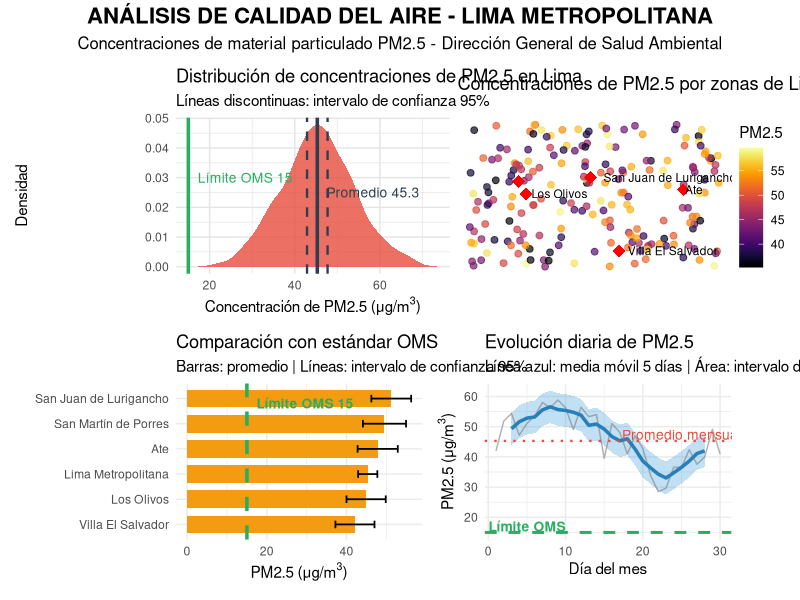

Here is the R script that generated this plot:
library(ggplot2)
library(dplyr)
library(patchwork)
library(viridis)
set.seed(123)
n_estaciones <- 50
promedio_pm25 <- 45.3
desviacion_pm25 <- 8.7
limite_oms <- 15

# --- a) INTERVALO DE CONFIANZA ---
error_tipico <- desviacion_pm25 / sqrt(n_estaciones)
z_95 <- 1.96
lim_inf <- promedio_pm25 - z_95 * error_tipico
lim_sup <- promedio_pm25 + z_95 * error_tipico

cat("RESULTADOS DEL ANÁLISIS DE PM2.5 EN LIMA\n")
cat("=========================================\n")
cat("Concentración promedio:", promedio_pm25, "μg/m³\n")
cat("Desviación estándar:", desviacion_pm25, "μg/m³\n")
cat("Intervalo de confianza 95%: [", round(lim_inf, 1), "-", round(lim_sup, 1), "] μg/m³\n")
cat("Límite OMS:", limite_oms, "μg/m³\n")
cat("Se supera", round(promedio_pm25/limite_oms, 1), "veces el límite recomendado\n\n")

# --- b) GRÁFICO DE DENSIDAD ---
# Generar datos simulados para la distribución
datos_simulados <- data.frame(
  pm25 = rnorm(1000, mean = promedio_pm25, sd = desviacion_pm25)
)

grafico_densidad <- ggplot(datos_simulados, aes(x = pm25)) +
  geom_density(fill = "#E74C3C", alpha = 0.8, color = NA) +
  geom_vline(xintercept = promedio_pm25, color = "#2C3E50", linewidth = 1.2, linetype = "solid") +
  geom_vline(xintercept = c(lim_inf, lim_sup), color = "#2C3E50", linewidth = 0.8, linetype = "dashed") +
  geom_vline(xintercept = limite_oms, color = "#27AE60", linewidth = 1.2, linetype = "solid") +
  annotate("text", x = promedio_pm25, y = 0.025, label = "Promedio 45.3", 
           color = "#2C3E50", hjust = -0.1, size = 3.5) +
  annotate("text", x = limite_oms, y = 0.03, label = "Límite OMS 15", 
           color = "#27AE60", hjust = -0.1, size = 3.5) +
  labs(title = "Distribución de concentraciones de PM2.5 en Lima",
       subtitle = "Líneas discontinuas: intervalo de confianza 95%",
       x = expression("Concentración de PM2.5 (μg/m"^3*")"),
       y = "Densidad") +
  theme_minimal() +
  theme(plot.background = element_rect(fill = "white", color = NA),
        panel.grid = element_line(color = "grey90"))
distritos <- c("San Juan de Lurigancho", "Ate", "Villa El Salvador", 
               "Los Olivos", "San Martín de Porres")

# Crear datos simulados para los distritos
datos_distritos <- data.frame(
  distrito = factor(distritos, levels = distritos),
  concentracion = c(51.2, 47.8, 42.1, 44.9, 49.5),
  lat = c(-12.03, -12.06, -12.21, -12.07, -12.04),
  lon = c(-76.98, -76.85, -76.94, -77.07, -77.08)
)

# Simular puntos de monitoreo en el mapa
puntos_mapa <- data.frame(
  lat = runif(200, -12.25, -11.90),
  lon = runif(200, -77.15, -76.80),
  valor = runif(200, 35, 60)
)

mapa_calor <- ggplot() +
  geom_point(data = puntos_mapa, aes(x = lon, y = lat, color = valor), size = 2, alpha = 0.7) +
  scale_color_viridis(option = "inferno", name = "PM2.5") +
  geom_point(data = datos_distritos, aes(x = lon, y = lat), 
             color = "red", size = 4, shape = 18) +
  geom_text(data = datos_distritos, aes(x = lon, y = lat, label = distrito),
            color = "black", size = 3, hjust = -0.1, check_overlap = TRUE) +
  labs(title = "Concentraciones de PM2.5 por zonas de Lima",
       x = "Longitud", y = "Latitud") +
  theme_void() +
  theme(plot.background = element_rect(fill = "white", color = NA))

# --- d) COMPARACIÓN CON LÍMITE OMS ---
datos_comparacion <- data.frame(
  zona = c("Lima Metropolitana", distritos),
  media = c(promedio_pm25, datos_distritos$concentracion),
  n = c(50, 8, 7, 9, 8, 8),
  desv = c(8.7, 7.2, 6.8, 7.5, 7.1, 7.8)
) %>%
  mutate(
    error = desv / sqrt(n),
    lim_inf_zona = media - 1.96 * error,
    lim_sup_zona = media + 1.96 * error,
    supera_limite = media > limite_oms
  )

grafico_barras <- ggplot(datos_comparacion, aes(x = media, y = reorder(zona, media))) +
  geom_col(aes(fill = supera_limite), width = 0.7) +
  geom_errorbarh(aes(xmin = lim_inf_zona, xmax = lim_sup_zona), 
                 height = 0.3, color = "black", linewidth = 0.6) +
  geom_vline(xintercept = limite_oms, color = "#27AE60", linewidth = 1.2, linetype = "dashed") +
  annotate("text", x = limite_oms, y = 5.8, label = "Límite OMS 15", 
           color = "#27AE60", hjust = -0.1, size = 3.5, fontface = "bold") +
  scale_fill_manual(values = c("#F39C12", "#E74C3C")) +
  labs(title = "Comparación con estándar OMS",
       subtitle = "Barras: promedio | Líneas: intervalo de confianza 95%",
       x = expression("PM2.5 (μg/m"^3*")"),
       y = "") +
  theme_minimal() +
  theme(legend.position = "none",
        plot.background = element_rect(fill = "white", color = NA))

# --- e) SERIE TEMPORAL ---
# Generar datos diarios simulados
dias <- 1:30
set.seed(456)
datos_diarios <- data.frame(
  dia = dias,
  concentracion = 45.3 + 10 * sin(dias/30 * 2 * pi) + rnorm(30, 0, 4)
) %>%
  mutate(
    media_movil = zoo::rollmean(concentracion, k = 5, fill = NA),
    lim_inf_dia = media_movil - 1.96 * (desviacion_pm25/sqrt(10)),
    lim_sup_dia = media_movil + 1.96 * (desviacion_pm25/sqrt(10))
  )

serie_temporal <- ggplot(datos_diarios, aes(x = dia)) +
  geom_ribbon(aes(ymin = lim_inf_dia, ymax = lim_sup_dia), 
              fill = "#3498DB", alpha = 0.3) +
  geom_line(aes(y = concentracion), color = "gray50", alpha = 0.6, linewidth = 0.5) +
  geom_line(aes(y = media_movil), color = "#2980B9", linewidth = 1.2) +
  geom_hline(yintercept = limite_oms, color = "#27AE60", linewidth = 1, linetype = "dashed") +
  geom_hline(yintercept = promedio_pm25, color = "#E74C3C", linewidth = 0.8, linetype = "dotted") +
  annotate("text", x = 5, y = limite_oms + 2, label = "Límite OMS", 
           color = "#27AE60", size = 3.5, fontface = "bold") +
  annotate("text", x = 25, y = promedio_pm25 + 2, label = "Promedio mensual", 
           color = "#E74C3C", size = 3.5) +
  labs(title = "Evolución diaria de PM2.5",
       subtitle = "Línea azul: media móvil 5 días | Área: intervalo de confianza",
       x = "Día del mes",
       y = expression("PM2.5 (μg/m"^3*")")) +
  theme_minimal() +
  theme(plot.background = element_rect(fill = "white", color = NA))

cat("Generando gráficos...\n")
(grafico_densidad + mapa_calor) / (grafico_barras + serie_temporal) +
  plot_annotation(
    title = "ANÁLISIS DE CALIDAD DEL AIRE - LIMA METROPOLITANA",
    subtitle = "Concentraciones de material particulado PM2.5 - Dirección General de Salud Ambiental",
    theme = theme(plot.title = element_text(size = 16, face = "bold", hjust = 0.5),
                  plot.subtitle = element_text(size = 12, hjust = 0.5))
  )
cat("\nCONCLUSIONES:\n")
cat("=============\n")
cat("• Todas las zonas monitoreadas superan el límite OMS\n")
cat("• San Juan de Lurigancho muestra las mayores concentraciones\n")
cat("• La variabilidad diaria es significativa pero siempre por encima del estándar\n")
cat("• Se requieren medidas urgentes para mejorar la calidad del aire\n")